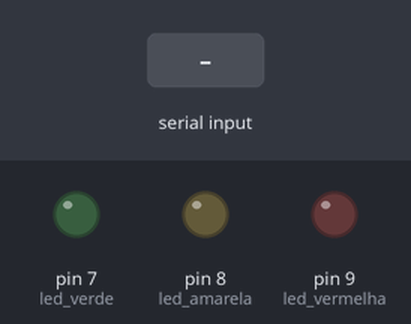
The sketch below on a simulated Arduino Uno, built with avr-gcc and run on an emulated ATmega328P. Parts: output pins drawn as LEDs (lit = HIGH). The inputs (shaded band) are chosen by the test bench. What the sketch prints to the serial monitor is not drawn.

Above: at 1.2 s.
1.3 s: "R" received over Serial
At 1.9 s:
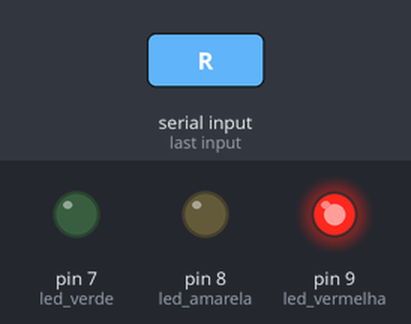
2.9 s: "G" received over Serial
At 4.2 s:
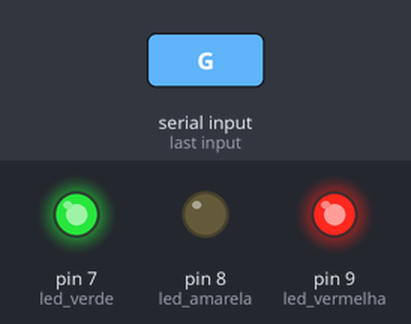
4.5 s: "r" received over Serial
At 5.5 s:
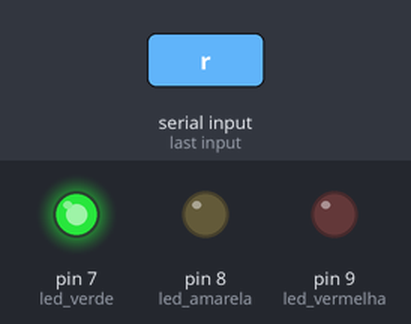
6.0 s: "Y" received over Serial
At 6.6 s:
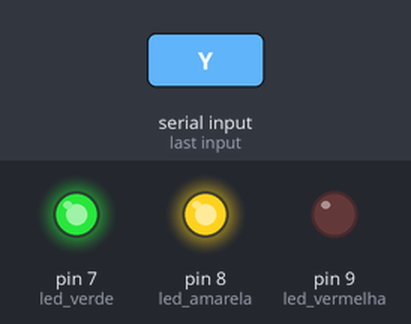
7.5 s: "g" received over Serial
At 7.8 s:
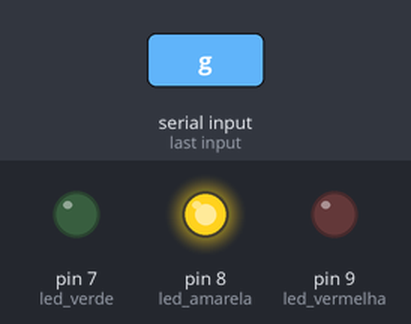
9.0 s: "y" received over Serial
At 10.1 s:
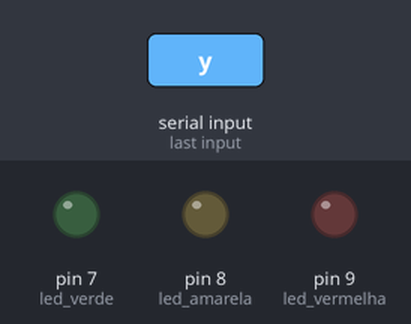
Timing chart, 0 to 11.5 s (numbered marks = the images above; inputs shaded):
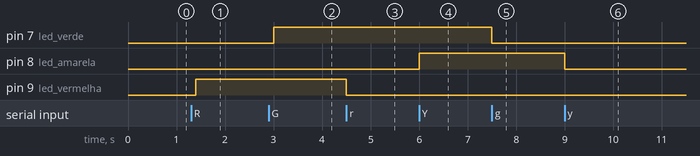

Measured:
- after the input at 1.3 s, pin 9 (led_vermelha): LOW → HIGH after 0.10 s
- after the input at 2.9 s, pin 7 (led_verde): LOW → HIGH after 0.10 s
- after the input at 4.5 s, pin 9 (led_vermelha): HIGH → LOW at once
- after the input at 6.0 s, pin 8 (led_amarela): LOW → HIGH at once
- after the input at 7.5 s, pin 7 (led_verde): HIGH → LOW at once
- after the input at 9.0 s, pin 8 (led_amarela): HIGH → LOW at once

The sketch:

genericFirmware.ino
```cpp
#define led_vermelha 9
#define led_amarela  8
#define led_verde    7

#define btn_a        4
#define btn_b        3

#define pot          A0

void setup() {
  // put your setup code here, to run once:
  pinMode(led_vermelha, OUTPUT);
  pinMode(led_amarela,  OUTPUT);
  pinMode(led_verde,    OUTPUT);

  pinMode(btn_a, INPUT_PULLUP);
  pinMode(btn_b, INPUT_PULLUP);

  pinMode(pot, INPUT);

  Serial.begin(9600);
  Serial.println("Serial listening");
}

void envia_btnA(){ // PULLUP -> HIGH => 0
  if(digitalRead(btn_a) == HIGH) Serial.println("b0");
  else Serial.println("b1");
}
void envia_btnB(){ // PULLUP -> HIGH => 0
  if(digitalRead(btn_b) == HIGH) Serial.println("B0");
  else Serial.println("B1");
}
void envia_pot(){
  int val = analogRead(pot);
  Serial.print("P");
  Serial.println(val);
}

void processaSerial(){
  if (Serial.available() > 0){
    int a = Serial.read();

    if(a == 'r') digitalWrite(led_vermelha, LOW);
    if(a == 'R') digitalWrite(led_vermelha, HIGH);

    if(a == 'g') digitalWrite(led_verde, LOW);
    if(a == 'G') digitalWrite(led_verde, HIGH);

    if(a == 'y') digitalWrite(led_amarela, LOW);
    if(a == 'Y') digitalWrite(led_amarela, HIGH);

    if(a == 'b') envia_btnA();
    if(a == 'B') envia_btnB();
    if(a == 'p' || a == 'P') envia_pot();

    if(a == 'n' || a == 'N') delay(100);
  }
}

int potReportTimeout = 0;
void processaBroadcast(){
  if(potReportTimeout++ < 10) return;

  potReportTimeout=0;
  envia_pot();
}
void loop() {
  processaSerial();
  //processaBroadcast();
  delay(100);
}
```
